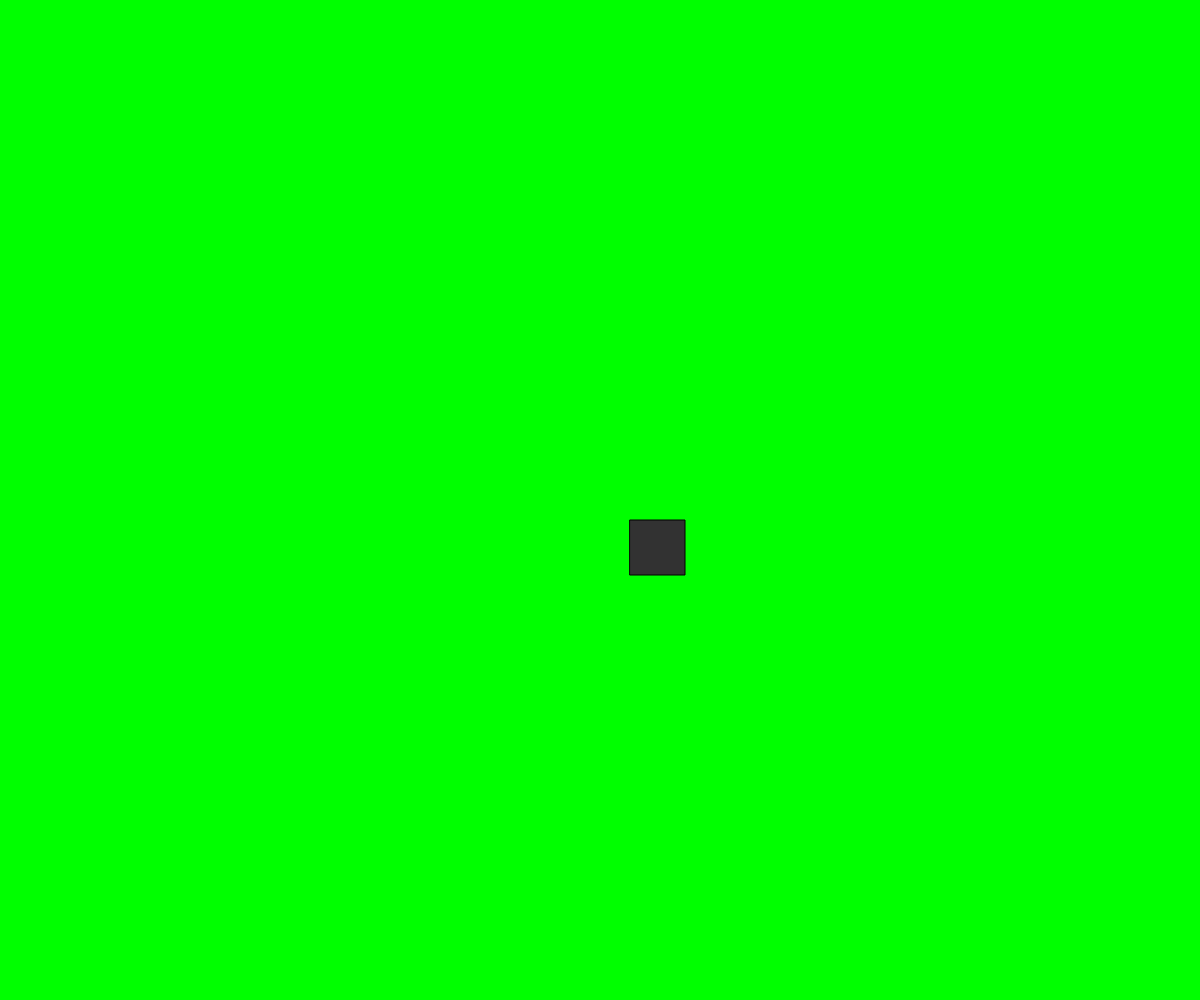
Frame 1 (no input)
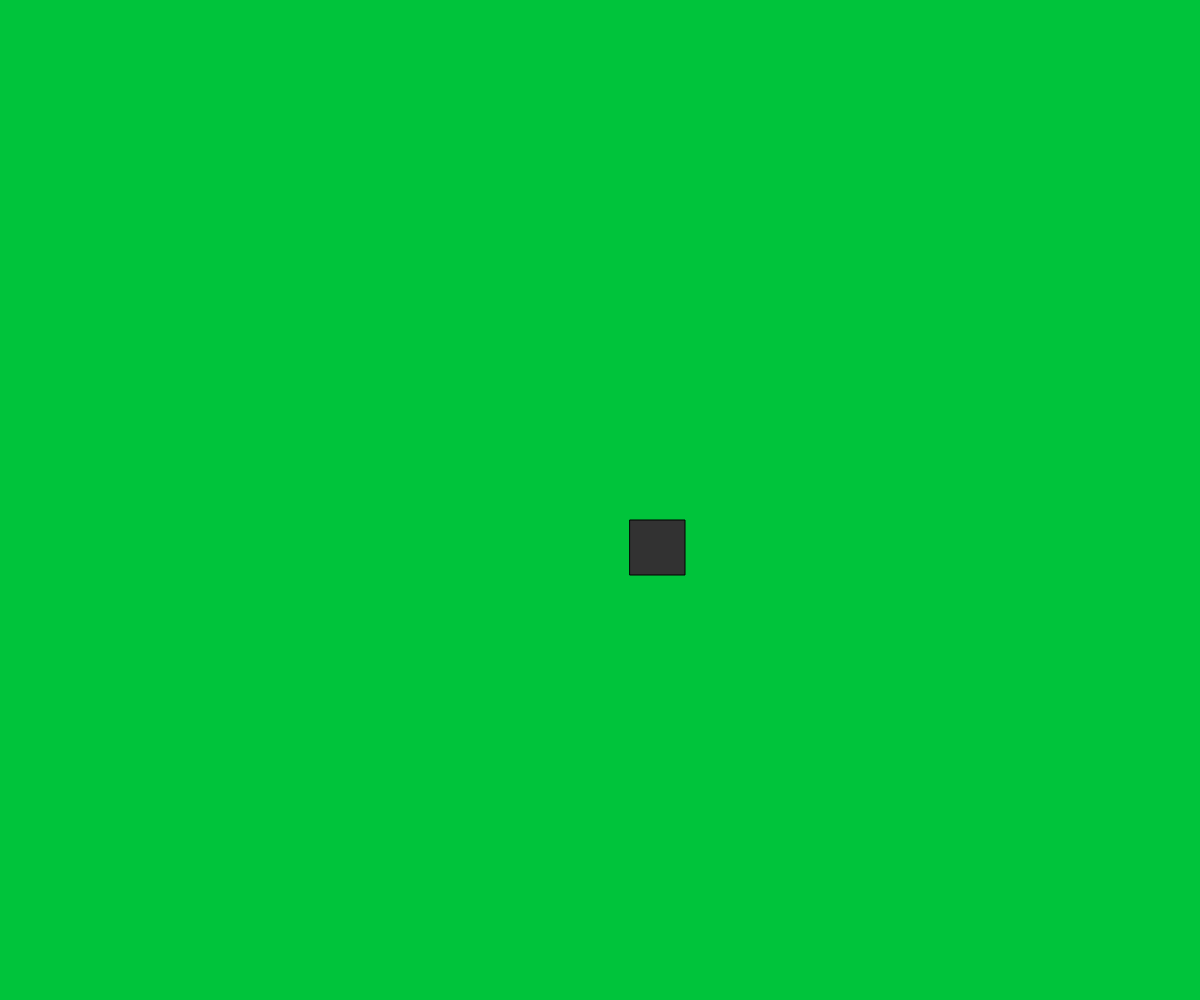
Frame 60 (no input)
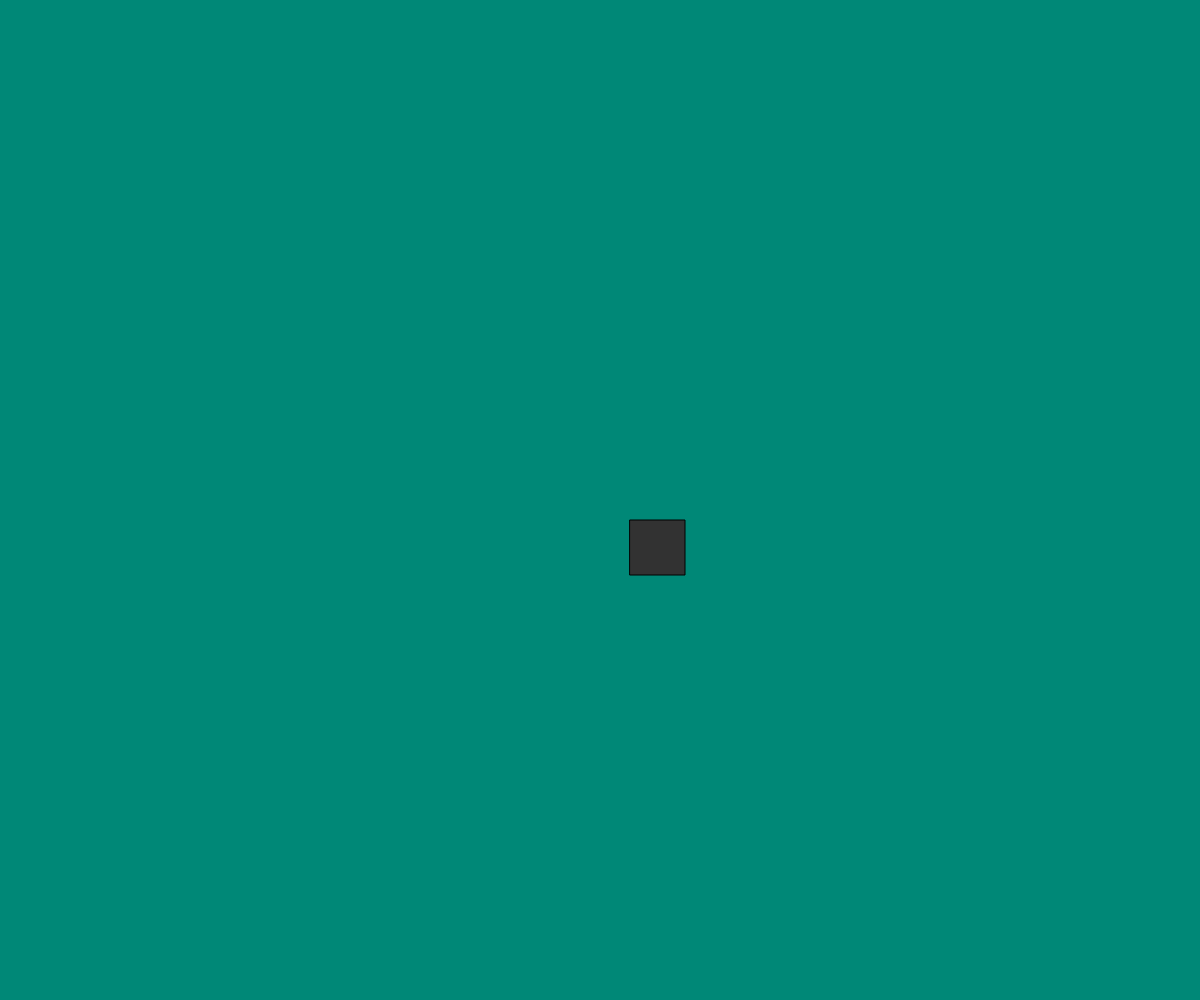
Frame 120 (the mouse pressed at the canvas centre since frame 60)

The p5.js sketch that drew these frames (run headless with seeded random() and noise() and a simulated clock; from frame 60 on, the mouse is pressed at the canvas centre):

// p5.js sketch
// ── sketch.js
var ship;

var c= 0;

function setup() {
 

createCanvas(windowWidth, windowHeight);
  
ship= new Ship();


}






function draw() {
 
background(color(0,255-c,c));
c++;

if(c>=255){c=0;}
 translate (windowWidth/2,windowHeight/2);
 fill(50);
 rect(30, 20, 55, 55);
ship.render}




function Ship(){
  this.r=100;
  

this.render= function(){

   
fill(color(0,100,100));
    triangle(-this.r, this.r, this.r, this.r, 0, -this.r);
  }


}
